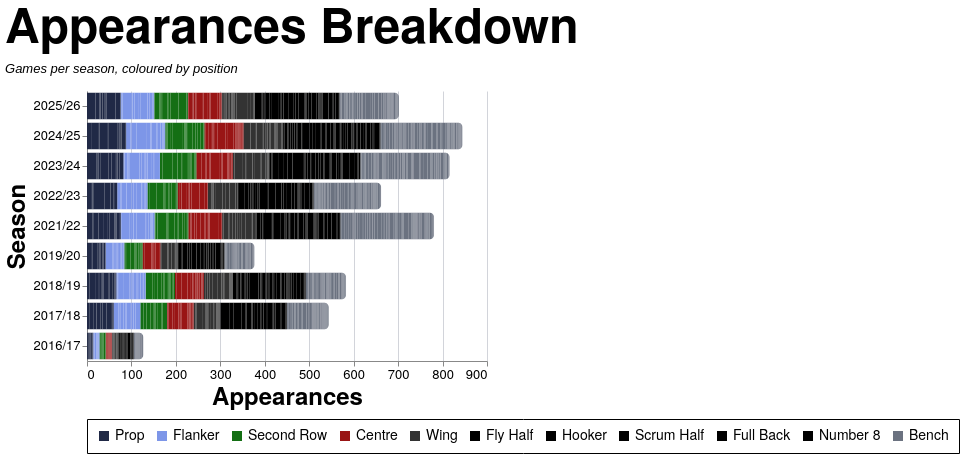

Vega-Lite specification for this chart:
### Vega-Lite specification from a JSON file in a GitHub repository (floating-point values rounded to 4 significant figures; data arrays with more than 128 entries replaced by an {"elided": "..."} marker saying what was removed)
{"config": {"axis": {"labelFont": "PT Sans Narrow, Helvetica Neue, Helvetica, Arial, sans-serif", "titleFont": "PT Sans Narrow, Helvetica Neue, Helvetica, Arial, sans-serif", "labelFontSize": 13, "titleFontSize": 24, "gridColor": "#202947", "gridOpacity": 0.2, "zindex": 1}, "text": {"font": "Lato, sans-serif"}, "bar": {"cornerRadiusEnd": 5}, "header": {"labelFont": "PT Sans Narrow, Helvetica Neue, Helvetica, Arial, sans-serif", "titleFont": "PT Sans Narrow, Helvetica Neue, Helvetica, Arial, sans-serif", "labelFontSize": 24, "titleFontSize": 28, "labelFontWeight": "bold", "orient": "left"}, "legend": {"labelFont": "PT Sans Narrow, Helvetica Neue, Helvetica, Arial, sans-serif", "titleFont": "PT Sans Narrow, Helvetica Neue, Helvetica, Arial, sans-serif", "labelFontSize": 14, "titleFontSize": 16, "titlePadding": 5, "fillColor": "white", "strokeColor": "black", "padding": 10, "titleFontWeight": "lighter", "titleFontStyle": "italic", "titleColor": "gray", "offset": 10}, "title": {"font": "PT Sans Narrow, Helvetica Neue, Helvetica, Arial, sans-serif", "fontSize": 48, "fontWeight": "bold", "anchor": "start", "align": "center", "titlePadding": 20, "subtitlePadding": 10, "subtitleFontSize": 13, "subtitleColor": "", "subtitleFontStyle": "italic", "offset": 15, "color": "black"}, "axisX": {"labelAngle": 0}, "facet": {"title": null, "header": null, "align": {"row": "each", "column": "each"}}, "resolve": {"scale": {"y": "independent", "facet": "independent"}}, "background": "transparent", "scale": {"offsetBandPaddingOuter": 0.2, "offsetBandPaddingInner": 0.1}, "view": {"stroke": null, "background": "transparent"}}, "data": {"name": "data-10f8f38466a51b6cf9e76c61e60ba185"}, "mark": {"type": "bar"}, "encoding": {"color": {"field": "color_value", "legend": {"orient": "bottom", "title": null}, "scale": {"domain": ["Prop", "Flanker", "Second Row", "Centre", "Wing", "Fly Half", "Hooker", "Scrum Half", "Full Back", "Number 8", "Bench"], "range": ["#202946", "#7d96e8", "#146f14", "#991515", "#333333", "#000000", "#000000", "#000000", "#000000", "#000000", "#6b7280"]}, "type": "nominal"}, "order": {"field": "stack_order", "type": "quantitative"}, "tooltip": [{"field": "player", "title": "Player", "type": "nominal"}, {"field": "season", "title": "Season", "type": "nominal"}, {"field": "color_value", "title": "Position", "type": "nominal"}, {"aggregate": "sum", "field": "apps", "title": "Appearances", "type": "quantitative"}], "x": {"aggregate": "sum", "field": "apps", "title": "Appearances", "type": "quantitative"}, "y": {"field": "season", "sort": {"field": "season_sort", "op": "max", "order": "descending"}, "title": "Season", "type": "nominal"}}, "height": {"step": 30}, "title": {"text": "Appearances Breakdown", "subtitle": "Games per season, coloured by position"}, "width": 400, "$schema": "https://vega.github.io/schema/vega-lite/v5.20.1.json", "datasets": {"data-10f8f38466a51b6cf9e76c61e60ba185": {"elided": "2520 records"}}}
